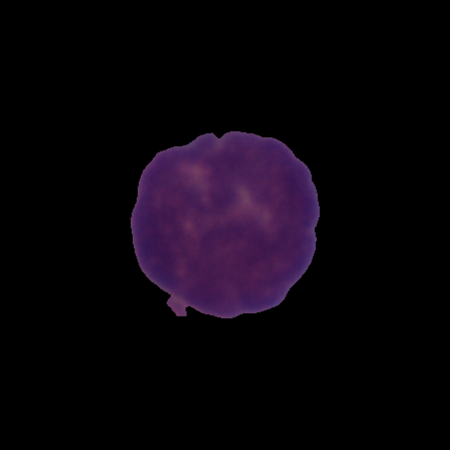
#> input picture data/rndDiv_train/UID_11_1_1_all.bmp, 450 x 450 px; its folder holds 4 pictures in this run
$ python B_dataAugmentation.py
#> lines starting #> are read from the running program, lines starting #| are printed output that depends on the picture
### rawDataHandler.py
import sys
from pathlib import Path

trainPath = Path('train/')
trainPath_ALL0 = trainPath / Path('fold_0/all/')
trainPath_ALL1 = trainPath / Path('fold_1/all/')
trainPath_ALL2 = trainPath / Path('fold_2/all/')
trainPath_HEM0 = trainPath / Path('fold_0/hem/')
trainPath_HEM1 = trainPath / Path('fold_1/hem/')
trainPath_HEM2 = trainPath / Path('fold_2/hem/')


class Patient():
    # [4 lines left out: function __init__, not called in this run]

    def addALLCell(self, imgPath):
        self.listOfALLCells.append(imgPath)

    def addHEMCell(self, imgPath):
        self.listOfHEMCells.append(imgPath)

    def ALLCellsCount(self):
        return len(self.listOfALLCells)

    def HEMCellsCount(self):
        return len(self.listOfHEMCells)


# [12 lines left out: function totalCells, not called in this run]

def getCellsImgPath(cellType):
    global patients
    ret = []
    for _, patient in patients.items():
        if cellType=='ALL':
            ret += patient.listOfALLCells
        elif cellType=='HEM':
            ret += patient.listOfHEMCells
        else:
            raise Exception('Especify cell type HEM or ALL')

    return ret

# [12 lines left out: functions getPatientCellsPath, iteratorALL, not called in this run]

def getPatientsIDs():
    global patients
    return list(patients.keys())

def getIdsALLPatients():
    global patients
    ret = []
    for pId, patient in patients.items():
        if patient.ALLCellsCount()>0:
            ret.append(pId)
    return ret

def getIdsHEMPatients():
    global patients
    ret = []
    for pId, patient in patients.items():
        if patient.HEMCellsCount()>0:
            ret.append(pId)
    return ret

patients = {}
allTrainImgs = trainPath.glob('*/*/*.bmp')# fold_[0,1,2]/[all,hem]/*bmp
for imgPath in allTrainImgs:
    patientID = imgPath.stem.split('_')[1]
    cellType = imgPath.stem.split('_')[-1]
    if patientID not in patients:
        newPatient = Patient(patientID)
        patients[patientID] = newPatient

    if cellType=='all':
        patients[patientID].addALLCell(imgPath)
    else:
        patients[patientID].addHEMCell(imgPath)

# [27 lines that do not run on import are left out]

### B_dataAugmentation.py
import cv2
import numpy as np
import os
import shutil
from rawDataHandler import getCellsImgPath, getPatientCellsPath, getPatientsIDs, getPatientCellsPath, getIdsALLPatients, getIdsHEMPatients
from extractFeatures import removeBackground
from pathlib import Path
import multiprocessing

"""
Shear:
A shear parallel to the x axis results in:
    x' = x + shearV*y
    y' = y
A shear parallel to the y axis results in:
    x' = x
    y' = y + shearV*x
"""
def shearImage(image, s=(0.1, 0.35)):
    shearV = round(np.random.uniform(s[0], s[1]), 2)
    shearMatrix_X = np.array([[1.0, shearV, 0.0],
                              [0.0, 1.0, 0.0],
                              [0.0, 0.0, 1.0]])
    shearV = round(np.random.uniform(s[0], s[1]), 2)
    shearMatrix_Y = np.array([[1.0, 0.0, 0.0],
                              [shearV, 1.0, 0.0],
                              [0.0, 0.0, 1.0]])
    img = cv2.copyMakeBorder(image,225,225,225,225,cv2.BORDER_CONSTANT,value=[0,0,0])
    height, width, _ = img.shape
    shearAxis = np.random.choice([-1, 0, 1])
    if shearAxis==-1:
        img = cv2.warpPerspective(img, shearMatrix_X, (height,width))
    elif shearV==1:
        img = cv2.warpPerspective(img, shearMatrix_Y, (height,width))
    else:
        img = cv2.warpPerspective(img, shearMatrix_X, (height,width))
        img = cv2.warpPerspective(img, shearMatrix_Y, (height,width))
    img = removeBackground(img)
    w, h, _ = img.shape
    img = cv2.copyMakeBorder(img, ((450-w)//2)+1, ((450-w)//2)+1,
                                  ((450-h)//2)+1, ((450-h)//2)+1,
                                  cv2.BORDER_CONSTANT,value=[0,0,0])
    img = img[0:450, 0:450, :]
    return img

"""
Salt and Pepper: Salt and Pepper noise refers to addition of white and black dots in the image.
"""
def saltPepperNoise(image, salt_vs_pepper=0.2, amount = 0.004):
    height, width, _ = image.shape
    #Create Salt and Pepper masks
    saltMask = np.random.uniform(0.0, 1.0, (height, width))
    pepperMask = np.random.uniform(0.0, 1.0, (height, width))
    saltMask[saltMask<=salt_vs_pepper] = 255.0
    pepperMask[pepperMask>salt_vs_pepper] = 255.0
    #pepperMask = pepperMask.astype(np.uint8)
    #saltMask = saltMask.astype(np.uint8)
    _, saltMask = cv2.threshold(saltMask, 127, 255, cv2.THRESH_BINARY)
    _, pepperMask = cv2.threshold(pepperMask, 127, 255, cv2.THRESH_BINARY)
    #Drop 'amount' pixels from saltMask
    toDrop = np.argwhere(saltMask>0)
    dropQtd = np.ceil(len(toDrop)*(1-amount)).astype(np.int32)
    np.random.shuffle(toDrop)
    for i in range(dropQtd):
        saltMask[toDrop[i][0],toDrop[i][1]] = 0
    #Drop 'amount' pixels from pepperMask
    toDrop = np.argwhere(pepperMask>0)
    dropQtd = np.ceil(len(toDrop)*(1-amount)).astype(np.int32)
    np.random.shuffle(toDrop)
    for i in range(dropQtd):
        pepperMask[toDrop[i][0],toDrop[i][1]] = 0
    #Apply pepperMasks on Image
    image = image.astype(np.int32)
    image[:,:,0] = np.add(image[:,:,0],pepperMask)
    image[:,:,1] = np.add(image[:,:,1],pepperMask)
    image[:,:,2] = np.add(image[:,:,2],pepperMask)
    #Apply saltMask on Image
    image[:,:,0] = np.subtract(image[:,:,0],saltMask)
    image[:,:,1] = np.subtract(image[:,:,1],saltMask)
    image[:,:,2] = np.subtract(image[:,:,2],saltMask)
    return np.clip(image, 0, 255).astype(np.uint8)


"""
Generate an Augmented Image base on srcImg
"""
def genAugmentedImage(srcImg):
    #Flip
    flipNum = int(np.random.choice([-1, 0, 1]))
    augm = cv2.flip(srcImg, flipNum)#horizontalANDVertical OR Horizontal OR vertical Flips
    #Rotation
    theta = np.random.randint(20, 340)
    height, width, _ = augm.shape
    rotationMatrix = cv2.getRotationMatrix2D((width/2,height/2), theta ,1)
    augm = cv2.warpAffine(augm, rotationMatrix,(width, height))
    #Aditional Augmentation
    rnd = np.random.uniform(0.0, 1.0)
    #25% Only Flip+Rotation
    if rnd < 0.25:
        return augm
    #25% Flip+Rotation+Shear
    if rnd >= 0.25 and rnd < 0.50:
        augm = shearImage(augm, s=(0.1, 0.35))
    #25% Flip+Rotation+PepperSalt
    if rnd >= 0.50 and rnd < 0.75:
        augm = saltPepperNoise(augm, salt_vs_pepper=0.50, amount = 0.02)
    #25% Flip+GaussianBlur
    if rnd >= 0.75:
        augm = cv2.GaussianBlur(augm,(5,5),0)
    return augm

def createDatasets(trainSize, validationSize):
#> called with trainSize = 200, validationSize = 50
    rndDiv_train = Path('data/rndDiv_train/')
    rndDiv_valid = Path('data/rndDiv_valid/')
    rndDiv_test = Path('data/rndDiv_test/')

    patLvDiv_train = Path('data/patLvDiv_train/')
    patLvDiv_valid = Path('data/patLvDiv_valid/')
    patLvDiv_test = Path('data/patLvDiv_test/')

    augm_patLvDiv_train = Path('data/augm_patLvDiv_train/')
    augm_patLvDiv_valid = Path('data/augm_patLvDiv_valid/')
    augm_rndDiv_train = Path('data/augm_rndDiv_train/')
    augm_rndDiv_valid = Path('data/augm_rndDiv_valid/')

    #Create folder 'data', if already exist, delete it
    if not os.path.exists(Path('data/')):
        os.mkdir(Path('data/'))
    else:
        shutil.rmtree(Path('data/'))
        os.mkdir(Path('data/'))

    #Create 10 Folders to store 10 datasets
    os.mkdir(rndDiv_train)
    os.mkdir(rndDiv_valid)
    os.mkdir(rndDiv_test)
    os.mkdir(patLvDiv_train)
    os.mkdir(patLvDiv_valid)
    os.mkdir(patLvDiv_test)
    os.mkdir(augm_patLvDiv_train)
    os.mkdir(augm_patLvDiv_valid)
    os.mkdir(augm_rndDiv_train)
    os.mkdir(augm_rndDiv_valid)

    """
    #*************************************************************************#
    SPLIT DATASET BY PATIENT LEVEL - DIVISAO POR PACIENTE
    #*************************************************************************#
    """
    ALLtrainPat = []
    ALLvalidPat = []
    ALLtestPat = []
    #Retrieve patient IDs diagnosed with ALL
    ALLpatientsIDs = getIdsALLPatients()

    #60% of ALL patientes for TRAIN
    maxPatTrain = int(np.ceil(len(ALLpatientsIDs)*0.6))

    #30% of ALL patientes for VALIDATION
    maxPatValid = int(np.floor(len(ALLpatientsIDs)*0.3))

    #Randomly populate 'ALLtrainPat' and 'ALLvalidPat' with TRAIN and VALIDATION patients
    while len(ALLpatientsIDs) > 0:
        np.random.shuffle(ALLpatientsIDs)
        if len(ALLtrainPat) < maxPatTrain:
            ALLtrainPat.append(ALLpatientsIDs.pop())
            continue
        if len(ALLvalidPat) < maxPatValid:
            ALLvalidPat.append(ALLpatientsIDs.pop())
            continue
        #Populate remaing patients for TEST
        ALLtestPat.append(ALLpatientsIDs.pop())

    HEMtrainPat = []
    HEMvalidPat = []
    HEMtestPat = []
    #Retrieve healthy patient IDs
    HEMpatientsIDs = getIdsHEMPatients()

    #60% of ALL patientes for TRAIN
    maxPatTrain = int(np.ceil(len(HEMpatientsIDs)*0.6))

    #30% of ALL patientes for Validation
    maxPatValid = int(np.floor(len(HEMpatientsIDs)*0.3))

    #Randomly populate 'HEMtrainPat' and 'HEMvalidPat' with TRAIN and VALIDATION patients
    while len(HEMpatientsIDs) > 0:
        np.random.shuffle(HEMpatientsIDs)
        if len(HEMtrainPat) < maxPatTrain:
            HEMtrainPat.append(HEMpatientsIDs.pop())
            continue
        if len(HEMvalidPat) < maxPatValid:
            HEMvalidPat.append(HEMpatientsIDs.pop())
            continue
        #Populate remaing patients for TEST
        HEMtestPat.append(HEMpatientsIDs.pop())

    #Define TRAIN, VALIDATION and TEST patients IDs
    trainPat = HEMtrainPat+ALLtrainPat
    validPat = HEMvalidPat+ALLvalidPat
    testPat = HEMtestPat+ALLtestPat
    print(f'Patients ALL in Train: {len(ALLtrainPat)}, Patients HEM in Train: {len(HEMtrainPat)}')
    print(f'Patients ALL in Validation: {len(ALLvalidPat)}, Patients HEM in Validation: {len(HEMvalidPat)}')
    print(f'Patients ALL in Test: {len(ALLtestPat)}, Patients HEM in Test: {len(HEMtestPat)}')

    #For each Train patient...
    for pId in trainPat:
        #Get patient cells
        pCells = getPatientCellsPath(pId)
        #Copy each patient cells into folder 'patLvDiv_train'
        for cellpath in pCells:
            shutil.copy2(cellpath, patLvDiv_train)
            print(f'Copy {cellpath} TO {patLvDiv_train}/{cellpath.name}')

    #For each Validation patient...
    for pId in validPat:
        #Get patient cells
        pCells = getPatientCellsPath(pId)
        #Copy each patient cells into folder 'patLvDiv_valid'
        for cellpath in pCells:
            shutil.copy2(cellpath, patLvDiv_valid)
            print(f'Copy {cellpath} TO {patLvDiv_valid}/{cellpath.name}')

    #For each Test patient...
    for pId in testPat:
        #Get patient cells
        pCells = getPatientCellsPath(pId)
        #Copy each patient cells into folder 'patLvDiv_test'
        for cellpath in pCells:
            shutil.copy2(cellpath, patLvDiv_test)
            print(f'Copy {cellpath} TO {patLvDiv_test}/{cellpath.name}')


    """
    #*************************************************************************#
    RAMDOM SPLIT DATASET - DIVISAO ALEATORIA
    #*************************************************************************#
    """
    ALLtrainImgs = []
    ALLvalidImgs = []
    ALLtestImgs = []
    #Retrieve every ALL cell in dataset
    ALLcells = getCellsImgPath('ALL')

    #60% of ALL cells for TRAIN
    maxTrainSize = int(np.ceil(len(ALLcells)*0.6))

    #30% of ALL cells for VALIDATION
    maxValidSize = int(np.floor(len(ALLcells)*0.3))

    #Randomly populate 'ALLtrainImgs' and 'ALLvalidImgs' with TRAIN and VALIDATION ALL cells
    while len(ALLcells) > 0:
        np.random.shuffle(ALLcells)
        if len(ALLtrainImgs) < maxTrainSize:
            ALLtrainImgs.append(ALLcells.pop())
            continue
        if len(ALLvalidImgs) < maxValidSize:
            ALLvalidImgs.append(ALLcells.pop())
            continue
        #Populate remaing ALL cells for TEST
        ALLtestImgs.append(ALLcells.pop())

    HEMtrainImgs = []
    HEMvalidImgs = []
    HEMtestImgs = []
    #Retrieve every HEM cell in dataset
    HEMcells = getCellsImgPath('HEM')

    #60% of HEM cells for TRAIN
    maxTrainSize = int(np.ceil(len(HEMcells)*0.6))

    #30% of HEM cells for VALIDATION
    maxValidSize = int(np.floor(len(HEMcells)*0.3))

    #Randomly populate 'HEMtrainImgs' and 'HEMvalidImgs' with TRAIN and VALIDATION HEM cells
    while len(HEMcells) > 0:
        np.random.shuffle(HEMcells)
        if len(HEMtrainImgs) < maxTrainSize:
            HEMtrainImgs.append(HEMcells.pop())
            continue
        if len(HEMvalidImgs) < maxValidSize:
            HEMvalidImgs.append(HEMcells.pop())
            continue
        #Populate remaing HEM cells for TEST
        HEMtestImgs.append(HEMcells.pop())

    #Define TRAIN, VALIDATION and TEST
    trainImgs = ALLtrainImgs + HEMtrainImgs
    validImgs = ALLvalidImgs + HEMvalidImgs
    testImgs = ALLtestImgs + HEMtestImgs
    print(f'ALL cells in Train: {len(ALLtrainImgs)}, HEM cells in Train: {len(HEMtrainImgs)}')
    print(f'ALL cells in Validation: {len(ALLvalidImgs)}, HEM cells in Validation: {len(HEMvalidImgs)}')
    print(f'ALL cells in Test: {len(ALLtestImgs)}, HEM cells in Test: {len(HEMtestImgs)}')

    #For each Train image...
    for cellpath in trainImgs:
        #Copy the image into folder 'rndDiv_train'
        shutil.copy2(cellpath, rndDiv_train)
        print(f'Copy {cellpath} TO {rndDiv_train}/{cellpath.name}')

    #For each Validation image...
    for cellpath in validImgs:
        #Copy the image into folder 'rndDiv_valid'
        shutil.copy2(cellpath, rndDiv_valid)
        print(f'Copy {cellpath} TO {rndDiv_valid}/{cellpath.name}')

    #For each TEST image...
    for cellpath in testImgs:
        #Copy the image into folder 'rndDiv_test'
        shutil.copy2(cellpath, rndDiv_test)
        print(f'Copy {cellpath} TO {rndDiv_test}/{cellpath.name}')

    #******************************************************************#
    #******************************************************************#
    #******************************************************************#

    #Thread to create 'Augm_rndDiv_train'
    def createAugm_rndDiv_train():
        countALL = 0 #Count how many ALL cells has in 'augm_rndDiv_train'
        countHEM = 0 #Count how many HEM cells has in 'augm_rndDiv_train'

        #For each cell in 'rndDiv_train' folder
        for cellpath in os.listdir(rndDiv_train):
            if cellpath.split('_')[-1]=='all.bmp':
                countALL += 1
            elif cellpath.split('_')[-1]=='hem.bmp':
                countHEM += 1
            else:
                continue
            #Copy cell into 'augm_rndDiv_train' folder
            shutil.copy2(rndDiv_train/cellpath, augm_rndDiv_train)
            print(f'Copy {rndDiv_train/cellpath} TO {augm_rndDiv_train}/{cellpath}')
#> pass 2 of the loop in createAugm_rndDiv_train, `for cellpath in os.listdir(rndDiv_train):`:

        #Read all cells in 'rndDiv_train' folder
        srcTrain = os.listdir(rndDiv_train)

        #Until 'augm_rndDiv_train' folder didn't reach desired size...
        while len(os.listdir(augm_rndDiv_train)) < trainSize:
            #Randomly choose a cell from 'rndDiv_train' folder
            rndChoice = np.random.choice(srcTrain)
            #Logic to keep a balanced dataset (number of ALL cells equal to number of HEM cells)
            if rndChoice.split('_')[-1]=='all.bmp' and countALL<trainSize//2:
                countALL += 1
            elif rndChoice.split('_')[-1]=='hem.bmp' and countHEM<trainSize//2:
                countHEM += 1
            else:
                print('\nERROR in augm_rndDiv_train')
                print(f'Choice:{rndChoice}, countALL:{countALL}, countHEM:{countHEM}, trainSize//2:{trainSize//2}\n')
                continue
            #Create an augmented cell based on randomly choose from 'rndDiv_train' folder
            img = rndDiv_train / rndChoice
            img = genAugmentedImage(cv2.imread(str(img)))
#> in genAugmentedImage, `flipNum = int(np.random.choice([-1, 0, 1]))`: flipNum = 0
#> in genAugmentedImage, `augm = cv2.flip(srcImg, flipNum)#horizontalANDVertical OR Horizontal O..`:
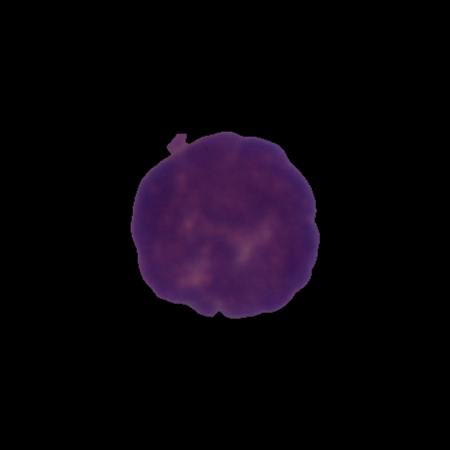
#> augm: shape (450, 450, 3); mean B, G, R 11.9, 4.7, 10.3
#> in genAugmentedImage, srcImg is the input picture: shape (450, 450, 3); mean B, G, R 11.9, 4.7, 10.3
#> in genAugmentedImage, `augm = cv2.warpAffine(augm, rotationMatrix,(width, height))`:
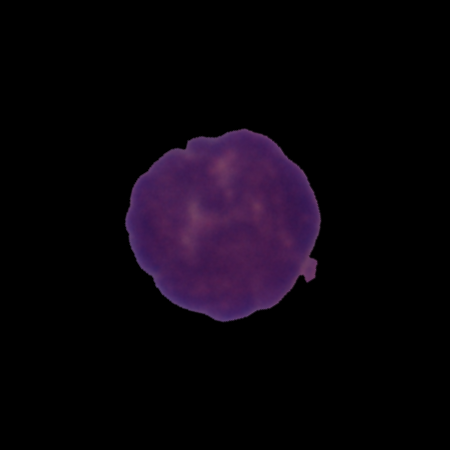
#> augm: shape (450, 450, 3); mean B, G, R 11.9, 4.7, 10.3
#> in saltPepperNoise, `image[:,:,2] = np.subtract(image[:,:,2],saltMask)`:
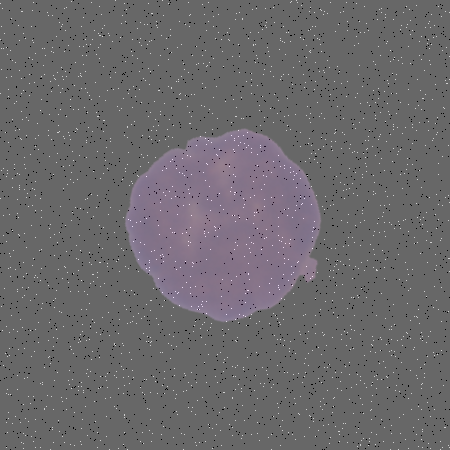
#> image: shape (450, 450, 3) int32; mean of channels 0, 1, 2 11.9, 4.7, 10.3; drawn with min black and max white
#> in saltPepperNoise, `return np.clip(image, 0, 255).astype(np.uint8)`:
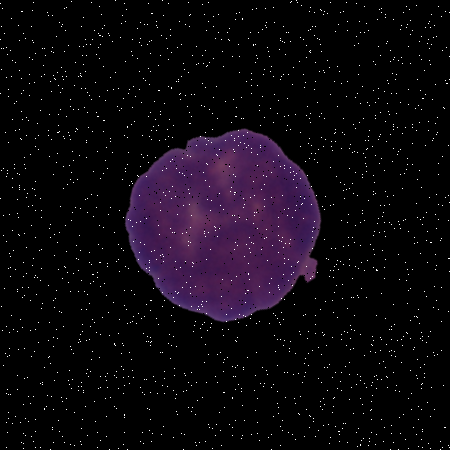
#> returned value: shape (450, 450, 3); mean of channels 0, 1, 2 14.2, 7.1, 12.6; drawn as B, G, R
            #Save the augmented image into folder 'augm_rndDiv_train'
            savePath = augm_rndDiv_train / f'AugmentedImg_{np.random.randint(1001, 9999)}_{rndChoice}'
            if not os.path.isfile(savePath):
                cv2.imwrite(str(savePath), img)
                print(f'Created {savePath}')
            else:
                #Logic to keep a balanced dataset (number of ALL cells equal to number of HEM cells)
                if rndChoice.split('_')[-1]=='all.bmp':
                    countALL -= 1
                elif rndChoice.split('_')[-1]=='hem.bmp':
                    countHEM -= 1
#> pass 2 of the loop in createAugm_rndDiv_train, `while len(os.listdir(augm_rndDiv_train)) < trainSize:`:
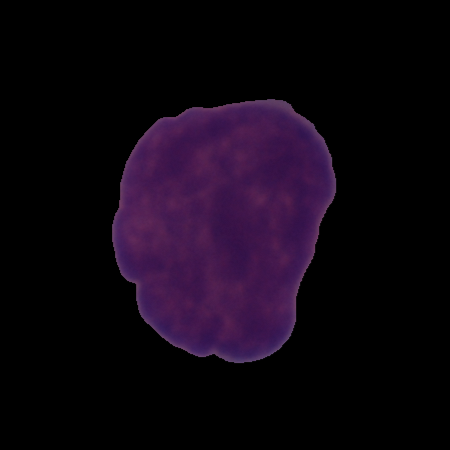
#> input picture data/rndDiv_train/UID_16_1_2_all.bmp, 450 x 450 px
#> in genAugmentedImage, srcImg is the input picture: shape (450, 450, 3); mean B, G, R 17.7, 6.2, 15.3
#> in saltPepperNoise (call 2), `image[:,:,2] = np.subtract(image[:,:,2],saltMask)`:
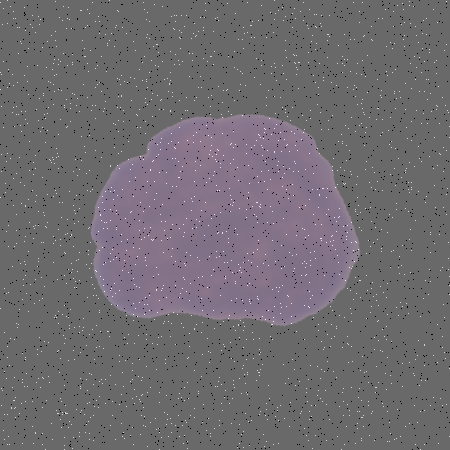
#> image: shape (450, 450, 3) int32; mean of channels 0, 1, 2 17.7, 6.2, 15.3; drawn with min black and max white
#> in saltPepperNoise (call 2), `return np.clip(image, 0, 255).astype(np.uint8)`:
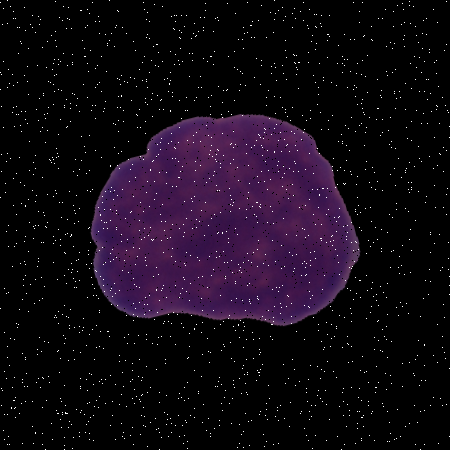
#> returned value: shape (450, 450, 3); mean of channels 0, 1, 2 19.9, 8.6, 17.5; drawn as B, G, R

    #Thread to create 'Augm_rndDiv_valid'
    def createAugm_rndDiv_valid():
        countALL = 0 #Count how many ALL cells has in 'augm_rndDiv_valid'
        countHEM = 0 #Count how many HEM cells has in 'augm_rndDiv_valid'

        #For each cell in 'rndDiv_valid' folder
        for cellpath in os.listdir(rndDiv_valid):
            if cellpath.split('_')[-1]=='all.bmp':
                countALL += 1
            elif cellpath.split('_')[-1]=='hem.bmp':
                countHEM += 1
            else:
                continue
            #Copy cell into 'augm_rndDiv_valid' folder
            shutil.copy2(rndDiv_valid/cellpath, augm_rndDiv_valid)
            print(f'Copy {rndDiv_valid/cellpath} TO {augm_rndDiv_valid}/{cellpath}')

        #Read all cells in 'rndDiv_valid' folder
        srcValid = os.listdir(rndDiv_valid)

        #Until 'augm_rndDiv_valid' folder didn't reach desired size...
        while len(os.listdir(augm_rndDiv_valid)) < validationSize:
            #Randomly choose a cell from 'rndDiv_valid' folder
            rndChoice = np.random.choice(srcValid)
            #Logic to keep a balanced dataset (number of ALL cells equal to number of HEM cells)
            if rndChoice.split('_')[-1]=='all.bmp' and countALL<validationSize//2:
                countALL += 1
            elif  rndChoice.split('_')[-1]=='hem.bmp' and countHEM<validationSize//2:
                countHEM += 1
            else:
                print('\nERROR in augm_rndDiv_valid')
                print(f'Choice:{rndChoice}, countALL:{countALL}, countHEM:{countHEM}, validationSize//2:{validationSize//2}\n')
                continue
            #Create an augmented cell based on randomly choose from 'rndDiv_valid' folder
            img = rndDiv_valid / rndChoice
            img = genAugmentedImage(cv2.imread(str(img)))
            #Save the augmented image into folder 'augm_rndDiv_valid'
            savePath = augm_rndDiv_valid / f'AugmentedImg_{np.random.randint(1001, 9999)}_{rndChoice}'
            if not os.path.isfile(savePath):
                cv2.imwrite(str(savePath), img)
                print(f'Created {savePath}')
            else:
                #Logic to keep a balanced dataset (number of ALL cells equal to number of HEM cells)
                if rndChoice.split('_')[-1]=='all.bmp':
                    countALL -= 1
                elif rndChoice.split('_')[-1]=='hem.bmp':
                    countHEM -= 1

    #Thread to create 'Augm_patLvDiv_train'
    # [94 lines left out: functions createAugm_patLvDiv_train, createAugm_patLvDiv_valid, not called in this run]

    #Create Augmented Datasets
    pTrain1 = multiprocessing.Process(name='Train1 Augm', target=createAugm_rndDiv_train)
    pValid1 = multiprocessing.Process(name='Validation1 Augm', target=createAugm_rndDiv_valid)
    pTrain2 = multiprocessing.Process(name='Train2 Augm', target=createAugm_patLvDiv_train)
    pValid2 = multiprocessing.Process(name='Validation2 Augm', target=createAugm_patLvDiv_valid)
    pTrain1.start()
#> (the call stopped at in shearImage, `img = removeBackground(img)`: extractFeatures is not available in this run)
    pValid1.start()
    pTrain2.start()
    pValid2.start()

    pTrain1.join()
    pValid1.join()
    pTrain2.join()
    pValid2.join()


# [24 lines left out: function folderData, not called in this run]


if __name__ == '__main__':
    #createDatasets(trainSize=20000, validationSize=5000)

#> (the run stopped early here; a loop or call above may not have finished)
